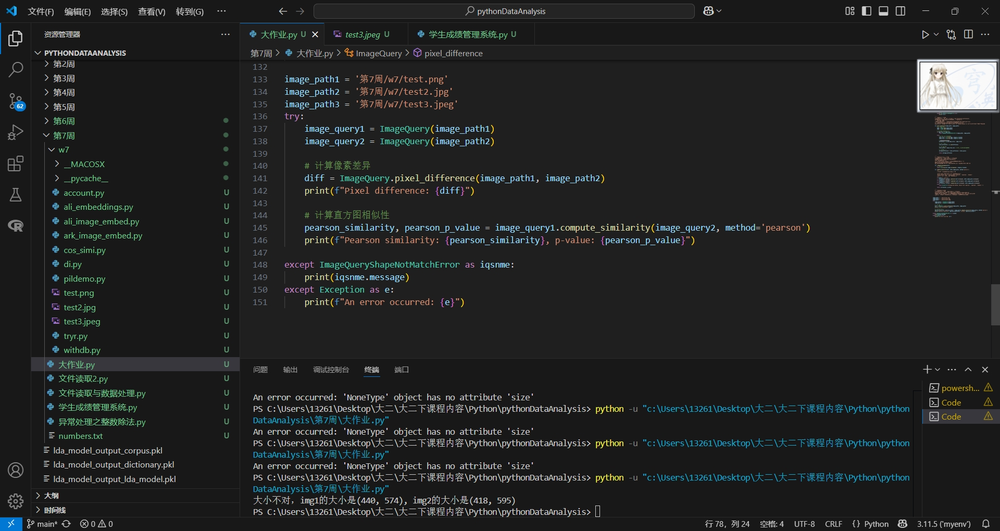
#> input picture 第7周/wx1.png, 1000 x 531 px, shrunk from 1920 x 1020 before the run, found by its file name
$ python jianda.py
#> lines starting #> are read from the running program, lines starting #| are printed output that depends on the picture
from PIL import Image
import PIL
import numpy as np
import scipy.stats as stats
import dashscope
import base64
import json
from http import HTTPStatus
from sklearn.metrics.pairwise import cosine_similarity
import os
KEY = "sk-4a978445232c4332976ccbc85fc97647"


class imageQueryError(Exception):
    def __init__(self, message):
        self.message = message
        super().__init__(self.message)

class ImageQueryShapeNotMatchError(imageQueryError):
    # [5 lines left out: function __init__, not called in this run]

class ImageQuery():
    def __init__(self, image_path):
#> called with image_path = '第7周\\wx1.png'
        self.image_path = image_path
        try:
            self.image = Image.open(image_path)
#> self.image is the input picture: PIL image 1000x531 RGB; mean R, G, B 34.2, 35.7, 35.6
#> call 2 of __init__, with image_path = '第7周\\wx2.png'
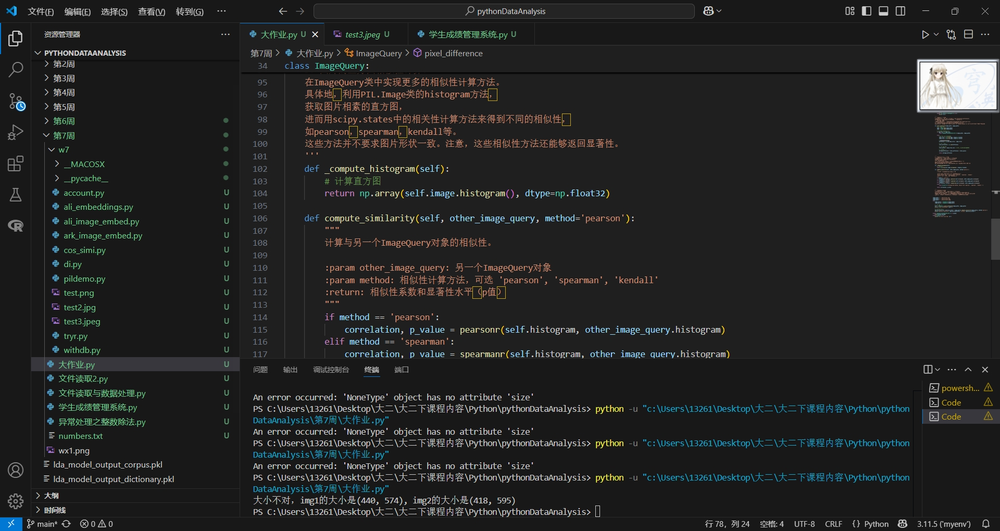
#> input picture 第7周/wx2.png, 1000 x 531 px, shrunk from 1920 x 1020 before the run, found by its file name
#> in __init__, self.image is the input picture: PIL image 1000x531 RGB; mean R, G, B 35.2, 36, 35.7
        except FileNotFoundError:
            print(f"文件未找到: {image_path}")
            self.image = None
        except PIL.UnidentifiedImageError:
            print(f"无法识别的图像文件: {image_path}")
            self.image = None
        except Exception as e:
            print(f"发生错误: {e}")
            self.image = None
        else:
            print(f"成功打开图像: {image_path}")

    def pixel_difference(example_1,example_2):
        image1 = example_1.image
        image2 = example_2.image
        array1 = np.array(image1)
        array2 = np.array(image2)
        if array1.shape != array2.shape:
            raise ImageQueryShapeNotMatchError(array1.shape, array2.shape)
        diff = np.abs(array1 - array2)
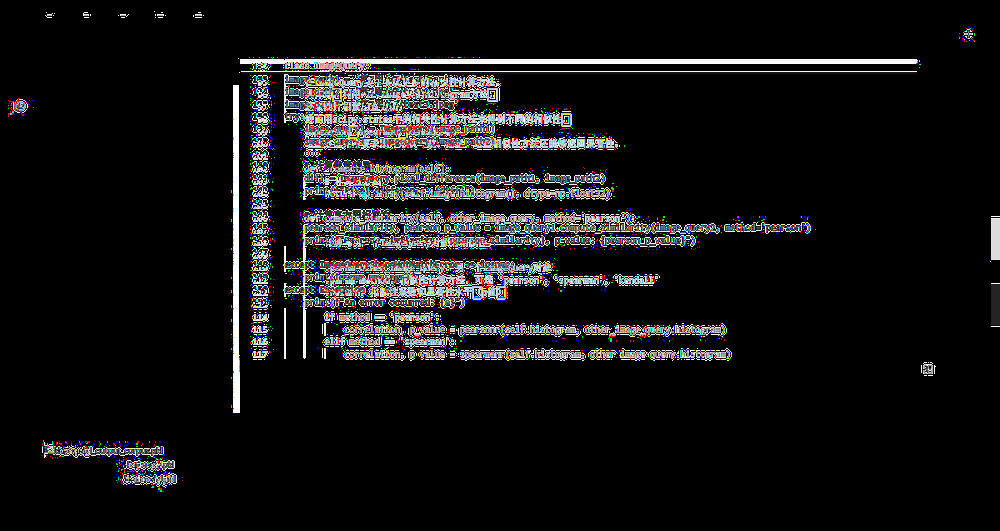
#> diff: shape (531, 1000, 3); mean R, G, B 19.6, 19.4, 19.7
        # 计算绝对差异的均值
        mean_diff = np.mean(diff)
#> mean_diff = 19.56
        return mean_diff
    def get_histogram(self):
        if self.image is None:
            print("无法获取直方图：图像无效")
            return None
        histogram = self.image.histogram()
#> histogram = 768 values, max 191984 at index 24, min 12 at index 475, mean 2074.2
        return histogram

    def pearson_correlation(self, other_image):
        if self.image is None or other_image.image is None:
            print("无法比较：至少有一个图像无效")
            return None
        hist1 = self.get_histogram()
#> hist1 has the same summary as histogram in get_histogram
        hist2 = other_image.get_histogram()
#> hist2 = 768 values, max 191832 at index 280, min 13 at index 475, mean 2074.2
        if hist1 is None or hist2 is None:
            print("无法计算相关性：直方图无效")
            return None
        correlation, p_value = stats.pearsonr(hist1, hist2)
#> correlation = 1; p_value = 0
        return correlation, p_value

    def spearman_correlation(self, other_image):
        if self.image is None or other_image.image is None:
            print("无法比较：至少有一个图像无效")
            return None
        hist1 = self.get_histogram()
#> hist1 has the same summary as histogram in get_histogram
        hist2 = other_image.get_histogram()
        if hist1 is None or hist2 is None:
            print("无法计算相关性：直方图无效")
            return None
        correlation, p_value = stats.spearmanr(hist1, hist2)
#> correlation = 0.994; p_value = 0
        return correlation, p_value

    def kendall_correlation(self, other_image):
        if self.image is None or other_image.image is None:
            print("无法比较：至少有一个图像无效")
            return None
        hist1 = self.get_histogram()
#> hist1 has the same summary as histogram in get_histogram
        hist2 = other_image.get_histogram()
        if hist1 is None or hist2 is None:
            print("无法计算相关性：直方图无效")
            return None
        correlation, p_value = stats.kendalltau(hist1, hist2)
#> correlation = 0.942; p_value = 0
        return correlation, p_value


    # [77 lines left out: functions ali_embedding, embed_correlation, average_hash, phash, dhash, whash and 2 more, not called in this run]

image1= ImageQuery('第7周\wx1.png')
image2= ImageQuery('第7周\wx2.png')
print("像素绝对值差平均值：")
print(ImageQuery.pixel_difference(image1,image2))
print("pearson相关性:")
print(image1.pearson_correlation(image2))
print("spearman相关性:")
print(image1.spearman_correlation(image2))
print("kendall相关性:")
print(image1.kendall_correlation(image2))

'''
print("embed_correlation:")
print(image1.embed_correlation(image2))

hash1 = image1.average_hash()
hash2 = image2.average_hash()
distance = hash1 - hash2
print(f"平均哈希距离: {distance}")

list1 = [r"ceshi\example_1.jpg",r"ceshi\example_2.jpg",r"ceshi\example_3.jpg",r"ceshi\example_4.jpg",r"ceshi\example_5.jpg"]
imagedic=ImageQuery.load_images(list1)
for name,image in imagedic.items():
    print(f"{name}: {image}")

'''
